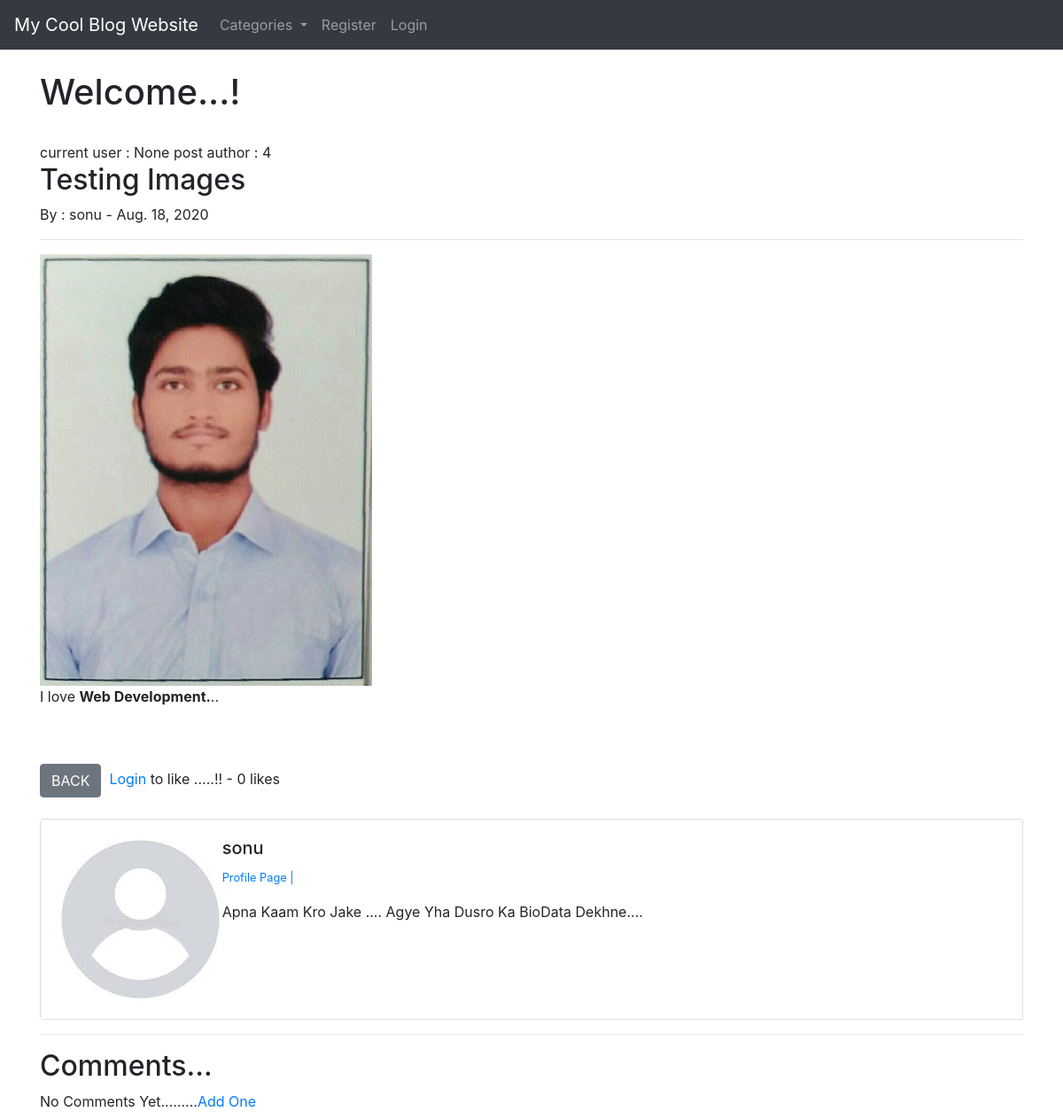
The app's page /article/9 with its own data.
### myblog/models.py (models this page shows, shortened)
class Post(models.Model):
	title = models.CharField(max_length=255)
	header_image = models.ImageField(null=True,blank=True,upload_to="images/")
	title_tag = models.CharField(max_length=255)
	author = models.ForeignKey(User,on_delete=models.CASCADE)
	body = RichTextField(blank=True,null=True)
	post_date = models.DateField(auto_now_add=True)
	category = models.CharField(max_length=255,default='coding')
	snippet = models.CharField(max_length=255)
	likes = models.ManyToManyField(User,related_name='blog_posts')
	def total_likes(self):
		return self.likes.count()

class Profile(models.Model):
	user = models.OneToOneField(User,null=True,on_delete=models.CASCADE)
	bio = models.TextField(null=True,blank=True)
	profile_pic = models.ImageField(null=True,blank=True,upload_to="images/profile/")
	website_url = models.CharField(max_length=255,null=True,blank=True)
	facebook_url = models.CharField(max_length=255,null=True,blank=True)
	twitter_url= models.CharField(max_length=255,null=True,blank=True)
	instagram_url = models.CharField(max_length=255,null=True,blank=True)
	pinterest_url = models.CharField(max_length=255,null=True,blank=True)

### myblog/views.py (the view)
# urls.py: path('article/<int:pk>',ArticleDetailView.as_view(),name="article_details"),
class ArticleDetailView(DetailView):
	model = Post
	template_name = 'article_details.html'
	def get_context_data(self,*args,**kwargs):
		cat_menu = Category.objects.all()
		context = super(ArticleDetailView,self).get_context_data(*args,**kwargs)
		stuff = get_object_or_404(Post,id=self.kwargs['pk'])
		total_likes = stuff.total_likes()
		liked = False
		if stuff.likes.filter(id=self.request.user.id).exists():
			liked = True
		context["cat_menu"] = cat_menu
		context["total_likes"] = total_likes
		context["liked"] = liked
		return context

### myblog/models.py (called while the page is built)
	def __str__(self):
		return self.name

### myblog/templates/article_details.html (shortened to what this page needs)
{% extends 'base.html' %}
{% load static %}
{% block content %}
<h1>Welcome...!</h1>
<br/>
current user : {{ user.id }}
post author : {{ post.author.id }}
<h2>{{ post.title }}</h2>
 By : {{ post.author.first_name }}
      - {{ post.post_date }}
<hr>
	{% if post.header_image %}
		<img src="{{ post.header_image.url }}">
	{% endif %}
{{ post.body|safe }}
<br/><br/>
<form action="{% url 'like_post' post.pk %}" method="POST">
	  {% if user.is_authenticated %}
			{% if liked %}
          <a href="{% url 'home' %}" class="btn btn-secondary">BACK</a>&nbsp
		    	<button type="submit",name="post_id",value="{{ post.id }}" class="btn btn-primary btn-sm">Unike</button>
		    {% else %}
        <a href="{% url 'home' %}" class="btn btn-secondary">BACK</a>&nbsp
		    	<button type="submit",name="post_id",value="{{ post.id }}" class="btn btn-primary btn-sm">Like</button>
		    {% endif %}
		{% else %}
		     <a href="{% url 'home' %}" class="btn btn-secondary">BACK</a>&nbsp
		     <a href="{% url 'login' %}"> Login </a>to like .....!!
		{% endif %}
	- {{ total_likes }} likes
</form>
<br/>
<div class="card mb-3">
  <div class="row no-gutters">
    <div class="col-md-2">
      {% if post.author.profile.profile_pic %}
      	<img src="{{ post.author.profile.profile_pic.url }}" width=150 height=200>
      {% else %}
      	<img src="{% static 'myblog/images/default_profile_pic.jpg' %}">
      {% endif %}
    </div>
    <div class="col-md-10">
      <div class="card-body">
        <h5 class="card-title">{{ post.author.first_name }} {{ post.author.last_name }} </h5>
        <p class="small text-muted">
            <a href="{% url 'show_profile_page' post.author.profile.id %}">Profile Page | </a>
        </p>
        <p class="card-text">{{ post.author.profile.bio }}</p>
       </div>
    </div>
  </div>
</div>
<hr>
<h2>Comments...</h2>
{% if not post.comments.all %}
    No Comments Yet.........<a href="{% url 'add_comment' post.pk %}">Add One</a><br/>
{% endif %}
{% endblock %}

### records on screen
Post: author.id "4", title "Testing Images", author.first_name "sonu", post_date "Aug. 18, 2020", header_image (picture), body "I love Web Development. ..", author.profile.bio "Apna Kaam Kro Jake .... Agye Yha Dusro Ka BioData Dekhne...."

### other values on screen
{{ user.id }} "None"
{{ total_likes }} "0"
